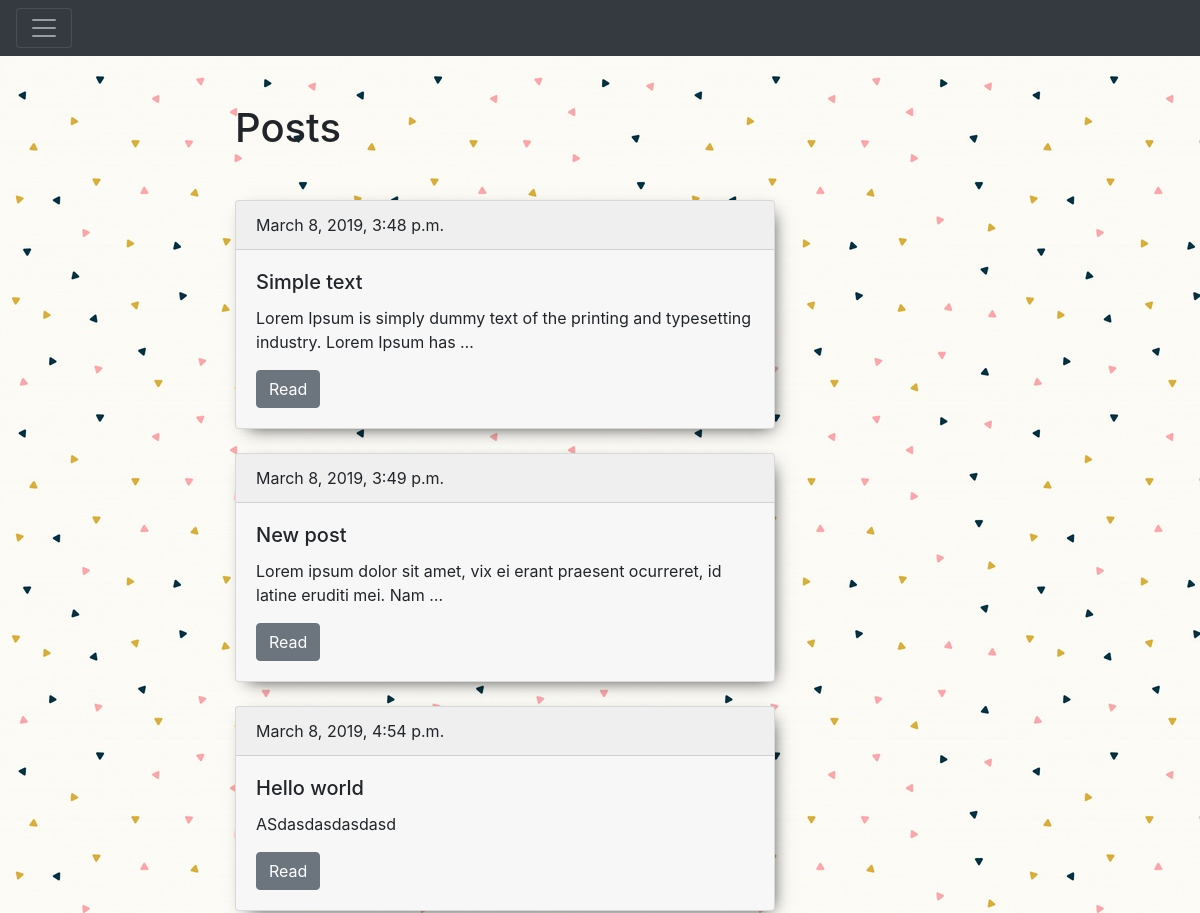
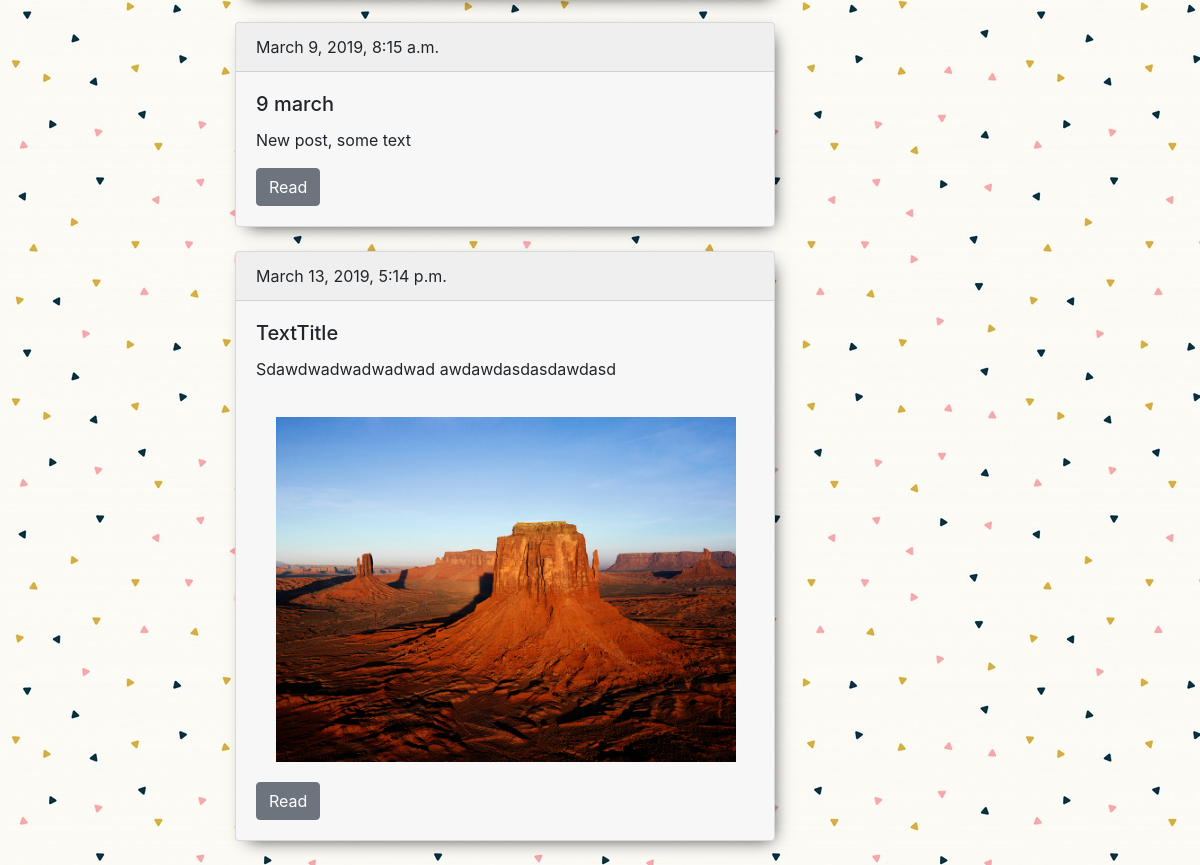
Page /blog/ on the earlier database version (2 pictures, top to bottom).
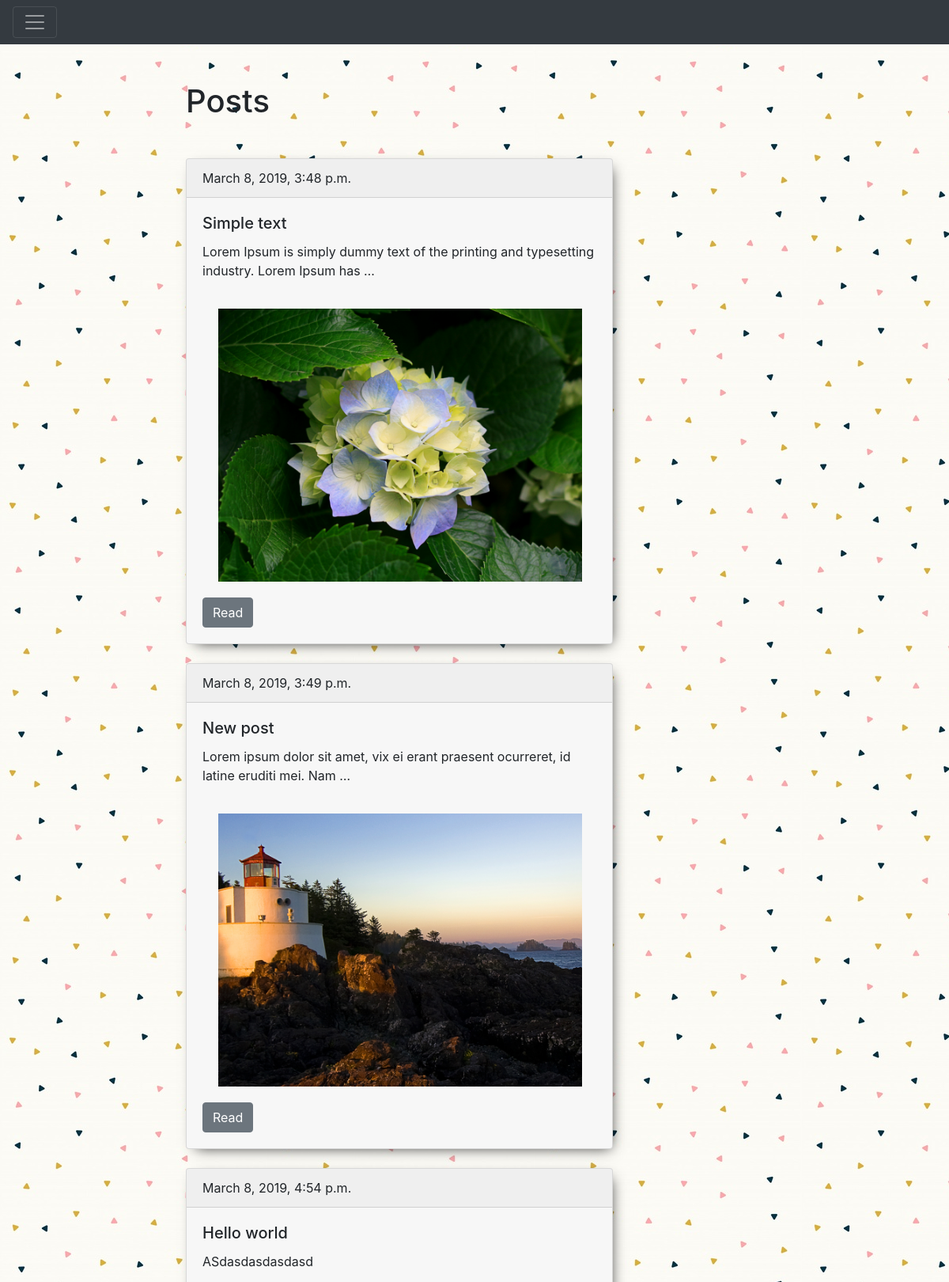
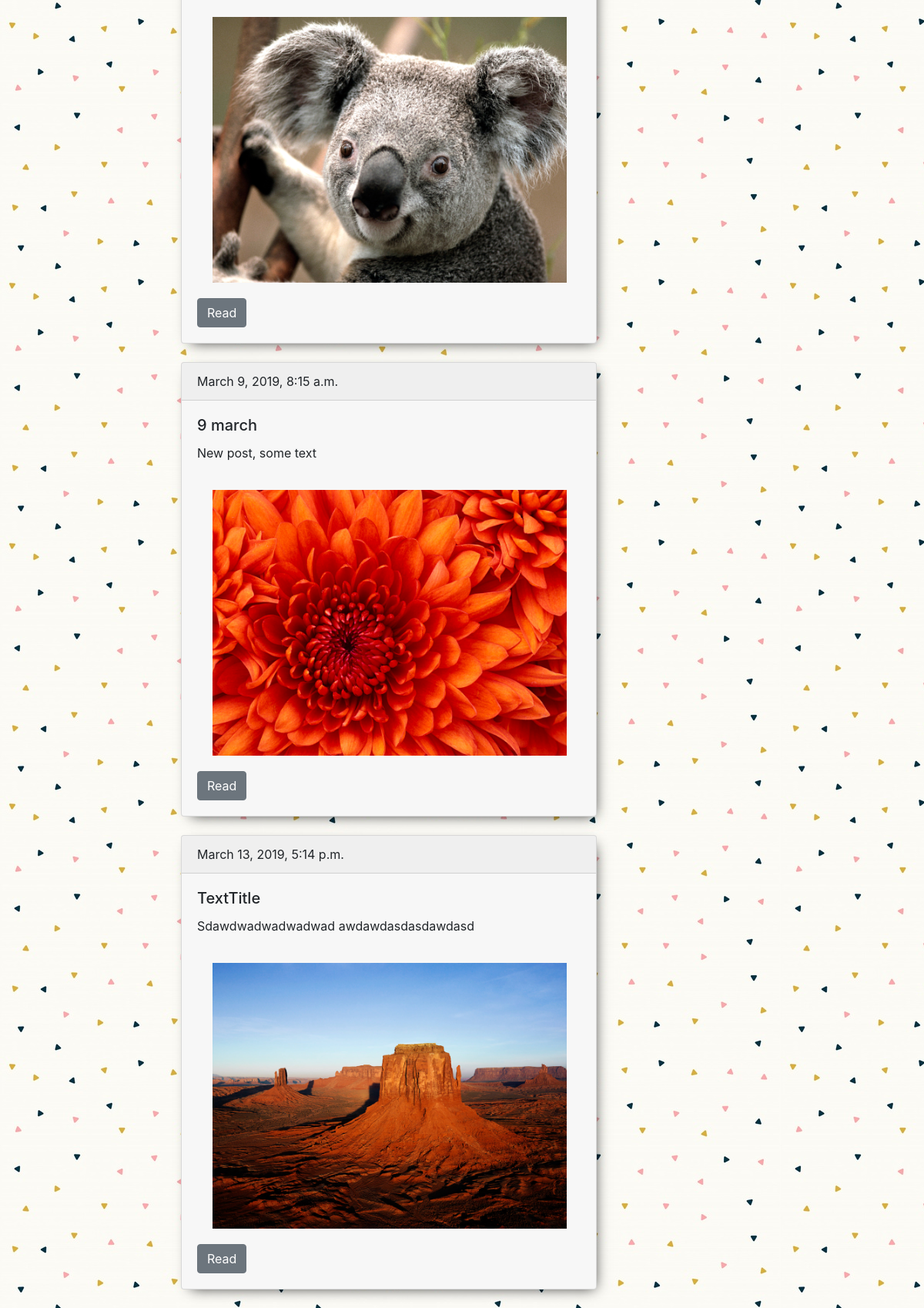
Same page on the later database version (2 pictures, top to bottom).
### blog/models.py (models this page shows, shortened)
class Post(models.Model):
    title = models.CharField(max_length=150, db_index=True)
    slug = models.SlugField(max_length=150, unique=True,blank=True)
    body = models.TextField(blank=True, db_index=True)
    date_pub = models.DateTimeField(auto_now_add=True)
    tags = models.ManyToManyField('Tag', blank=True, related_name='posts')
    img = models.ImageField(upload_to='images/', null=True, blank=True)
    def get_absolute_url(self):
        return reverse('post_detail_url', kwargs={'slug': self.slug})

### blog/views.py (the view)
# urls.py: path('', posts_list, name='post_list_url'),
def posts_list(request):
    posts = Post.objects.all()
    return(render(request, 'blog/index.html', context={'posts': posts}))

### blog/templates/blog/index.html (shortened to what this page needs)
{% extends 'blog/base_blog.html'%}
{% block content %}
  <h1 class="mb-5">Posts</h1>
    {% for post in posts %}
    <div class="card mb-4">
      <div class="card-header">
        {{post.date_pub}}
      </div>
      <div class="card-body">
        <h5 class="card-title">{{post.title}}</h5>
        <p class="card-text">{{post.body | truncatewords:15}}</p>
        {% if post.img %}
          <img src="{{ post.img.url  }}" width="500" >
        {%endif%}
        <div><a href="{{ post.get_absolute_url }}" class="btn btn-secondary">Read</a></div>
      </div>
    </div>
    {% endfor %}
{% endblock %}

### blog/templates/blog/base_blog.html (shortened to what this page needs)
{% extends 'base.html' %}

### templates/base.html (shortened to what this page needs)
{% load static %}
<!DOCTYPE html>
<html lang="en" dir="ltr">
  <head>
    <link rel="stylesheet" href="https://stackpath.bootstrapcdn.com/bootstrap/4.3.1/css/bootstrap.min.css"
>
    <link rel="stylesheet" href="{% static 'css/styles.css' %}">
  </head>
  <body>
    <div class="pos-f-t">
      <nav class="navbar navbar-dark bg-dark">
        <button class="navbar-toggler" type="button" data-toggle="collapse" data-target="#navbarToggleExternalContent" aria-controls="navbarToggleExternalContent" aria-expanded="false" aria-label="Toggle navigation">
          <span class="navbar-toggler-icon"></span>
        </button>
      </nav>
    </div>
    <div class="container mt-5" >
      <div class="row">
        <div class="col-6 offset-md-2">
          {% block content %}{% endblock %}
        </div>
      </div>
    </div>
  </body>
</html>

### static/css/styles.css (style rules this page uses)
body { background-color: #000000; background-image: url('/media/images/1.png'); background-repeat: repeat; }
.card { background-color: #f7f7f7; -webkit-box-shadow: 5px 6px 17px -8px rgba(0,0,0,0.85); -moz-box-shadow: 5px 6px 17px -8px rgba(0,0,0,0.85); box-shadow: 5px 6px 17px -8px rgba(0,0,0,0.85); }

### templates/base.html (style rules this page uses)
body { background-image: url('/media/images/pattern.png'); background-repeat: repeat; }

### blog/templates/blog/index.html (style rules this page uses)
img { padding: 20px; }

Differences in the rows shown:
changed Post "Simple text": img: picture added
changed Post "New post": img: picture added
changed Post "Hello world": img: picture added
changed Post "9 march": img: picture added
